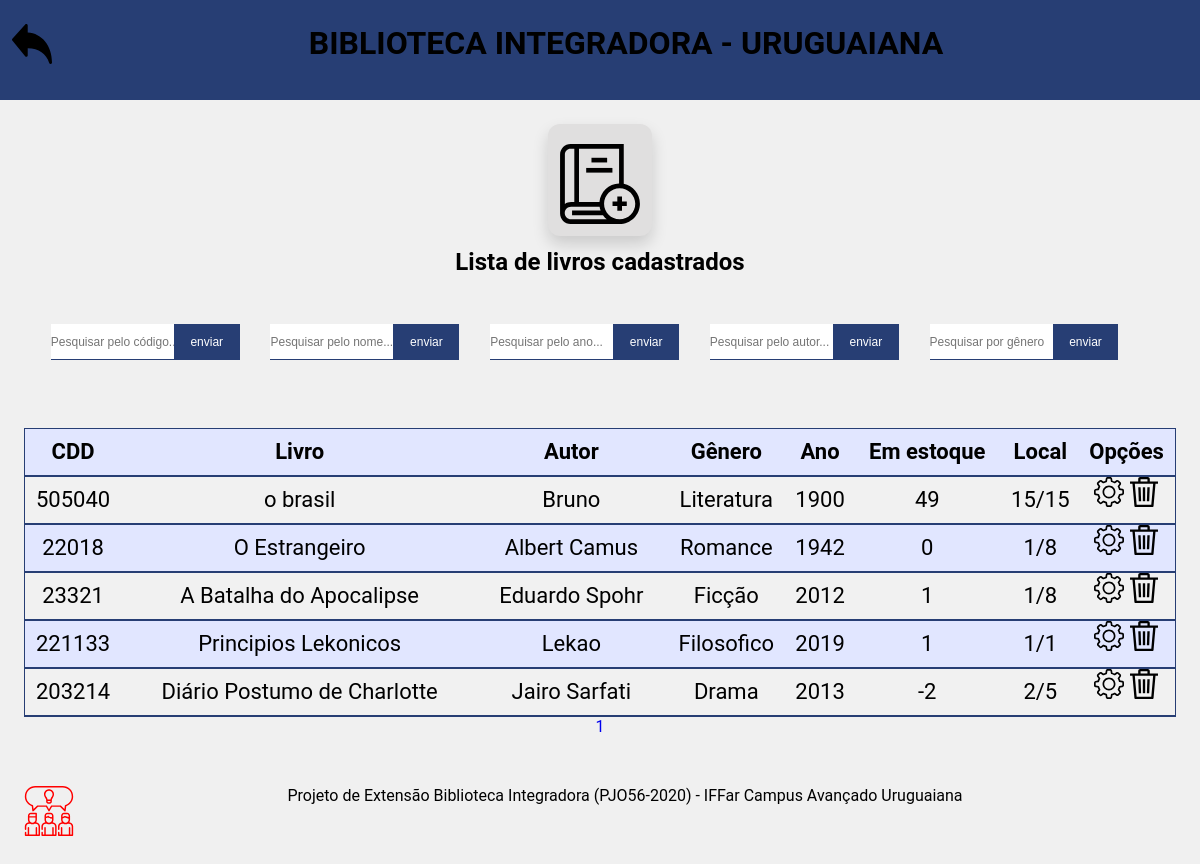
Page /livros/index.php (signed in) on the committed database.
### tables this page shows
CREATE TABLE IF NOT EXISTS `livros` (
  `id` int(255) NOT NULL AUTO_INCREMENT,
  `cod_livro` varchar(255) NOT NULL,
  `nomel` varchar(50) NOT NULL,
  `autor` varchar(50) NOT NULL,
  `genero` varchar(50) NOT NULL,
  `ano` varchar(30) NOT NULL,
  `emestoque` int(255) DEFAULT NULL,
  `locali` varchar(100) NOT NULL,
  PRIMARY KEY (`id`)
);

### components/tabela.php (the view, shortened to what this page needs)
<?php
function tabela($tabela,$dados,$coluna,$codigo,$paginas){
    include("../conecta.php");
    $i=1;
            if($coluna=="*"){
              $sql = "SELECT $coluna FROM $tabela ";
             $resultado = mysqli_query($conexao, $sql);
            }
            $colunas = mysqli_num_fields($resultado)-1;
                $total = mysqli_num_rows($resultado);
                $registros = 15;
                $numPaginas = ceil($total/$registros);
                $inicio = ($registros*$paginas)-$registros;
                if($coluna=="*"){
                $sql = "SELECT $coluna FROM $tabela LIMIT $inicio,$registros";
                $resultado = mysqli_query($conexao, $sql);
                }
            $specialCase=$dados[0];
            echo '<div id="dados"><table>';
            echo '<tr>';
             while ($i <= $colunas+1){
                echo('<th> '.$dados[$i].' </th>');
                 $i++;}
            echo '</tr></div>';
            if($specialCase!='s' and $specialCase!='r'){
                $cor=1;
                while ($dados = $resultado->fetch_assoc()) {
                    $j=1;
                    foreach ($dados as $key => $value) {
                        $c[]=$value;}
                        if($cor%2==0){
                            echo '<tr class="escuro">';
                            $cor++;
                        }
                        else{
                            echo '<tr class="claro">';
                            $cor++;
                        }
                while($j <= $colunas){
                        echo '<td>'.$c[$j].'</td>';
                    $j++;
                    }unset($c);
                    if($specialCase!='h'){
                    echo '<td> <div class="options">';
                     echo '<div class="options"><a href="alterar.php?id='.$dados['id'].'">'
                                    . '<img src="../styles/img/gear.svg" alt="Editar">'
                                    . '</a> ';
                    echo '<script>
                    function showmodal'.$dados['id'].'(){
                        var modal= document.querySelector("#modal'.$dados['id'].'")
                        modal.style.display= "block"
                    }
                    function closeModal'.$dados['id'].'(){
                        var btnClose = document.querySelector("#cancel")
                        var modal= document.querySelector("#modal'.$dados['id'].'")
                        modal.style.display= "none"
                    }
                    </script>
                    <img onclick="showmodal'.$dados['id'].'() " src="../styles/img/delet.svg" alt="Excluir">'
                            . '<div id="modal'.$dados['id'].'" class="modal" style="display: none;">
                            <div class="content">
                            <div class="cabeca">
                                <h2>Você tem certeza?</h2>
                            </div>
                                <hr>
                                <h3>Este conteúdo vai ser excluído.Tem certeza que deseja continuar?</h3>
                            <input type="hidden" value='.$dados['id'].'>
                            <div class="Modaloptions">
                                <button onclick="closeModal'.$dados['id'].'()" id="cancel">Cancelar</button>
                                <a href="../components/excluir.php?id='.$dados['id'].'&tabela='.$tabela.'">
                                <button>Excluir</button>
                                </a>
                                </div>
                            </div>
                            </div> </div>
                            </td>';
                echo '</div></tr>';
                }}echo"</table>";
                for($i = 1; $i < $numPaginas + 1; $i++) {
                    if($specialCase=='h'){echo "<a href='historico.php?pagina=$i'>".$i."</a> ";}
                    else{echo "<a href='index.php?pagina=$i'>".$i."</a> ";}
            }
        }
    }echo '</table>';
?>

### styles/css/main.css (style rules this page uses)
* { margin: 0; padding: 0; box-sizing: border-box; outline: 0; }
html, body { width: 100%; height: 100%; font-family: 'Roboto', sans-serif;; }
:root { --primary-color: #273E74; --second-color: #070850; --vermelho:#C10108; }
body { background-color: #f0f0f0; }
main a { text-decoration: none; }
tr.escuro { background-color: rgb(225, 230, 255); }
tr.claro { background-color: rgb(241, 241, 241); }
th { background-color: rgb(225, 230, 255); }
a { text-decoration: none; }

### styles/css/main-books.css (style rules this page uses)
* { margin: 0; padding: 0; box-sizing: border-box; outline: 0; }
html, body { background-color: #f0f0f0; }
main #dados { display:flex; flex-direction:column; width:100%; align-items:center; margin-top:12px; padding:24px; }
#dados table { width: 100%; padding:2px; border-collapse: collapse; border: 1px solid var(--primary-color); line-height: 46px; font-size:22px; }
#dados th, td { border-bottom:2px solid var(--primary-color); text-align: center; }
#dados table img { width: 30px; height: 30px; }
#dados table .options { align-items: center; }

### rows in the picture
livros: cod_livro "505040", nomel "o brasil", autor "Bruno", genero "Literatura", ano "1900", emestoque "49", locali "15/15"
livros: cod_livro "22018", nomel "O Estrangeiro", autor "Albert Camus", genero "Romance", ano "1942", emestoque "0", locali "1/8"
livros: cod_livro "23321", nomel "A Batalha do Apocalipse", autor "Eduardo Spohr", genero "Ficção", ano "2012", emestoque "1", locali "1/8"
livros: cod_livro "221133", nomel "Principios Lekonicos", autor "Lekao", genero "Filosofico", ano "2019", emestoque "1", locali "1/1"
livros: cod_livro "203214", nomel "Diário Postumo de Charlotte", autor "Jairo Sarfati", genero "Drama", ano "2013", emestoque "-2", locali "2/5"

### other values in the picture
$dados[$i] "CDD"
$dados[$i] "Livro"
$dados[$i] "Autor"
$dados[$i] "Gênero"
$dados[$i] "Ano"
$dados[$i] "Em estoque"
$dados[$i] "Local"
$dados[$i] "Opções"
